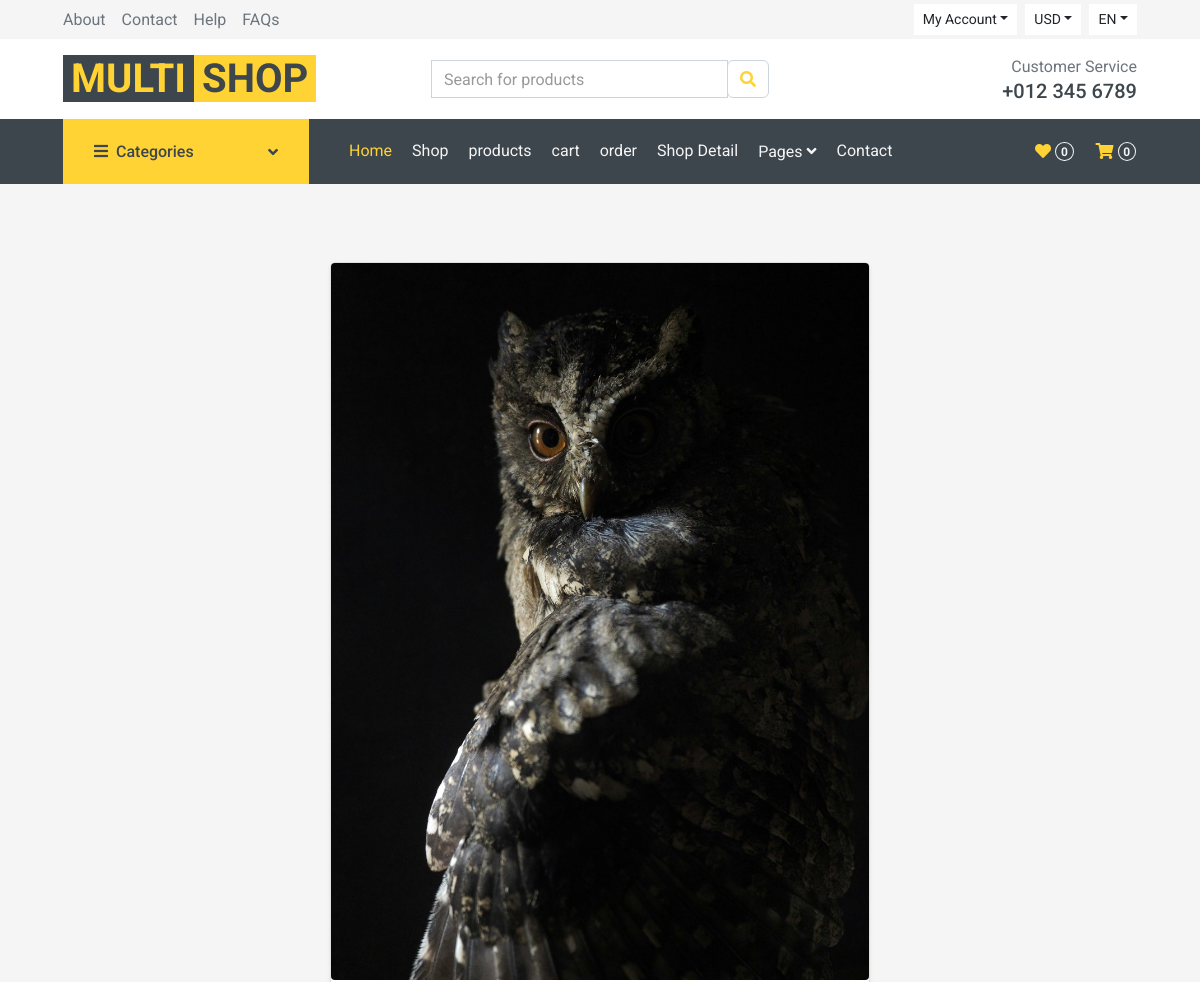
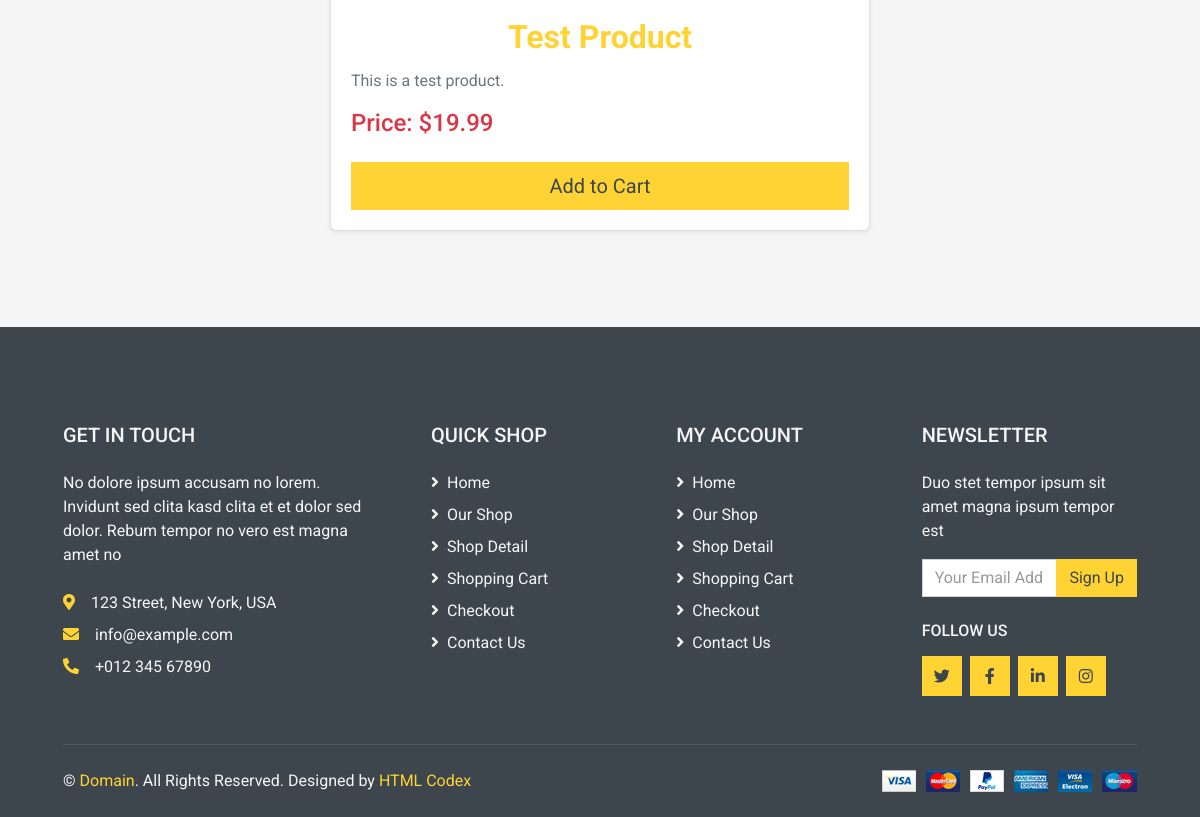
The page /home1/ on the database its author committed (2 pictures, top to bottom).
### products/models.py (models this page shows, shortened)
class Product(models.Model):
    name = models.CharField(max_length=255)
    description = models.TextField()
    price = models.DecimalField(max_digits=10, decimal_places=2)
    stock = models.IntegerField()
    image = models.ImageField(upload_to='products/')
    created_at = models.DateTimeField(auto_now_add=True)
    updated_at = models.DateTimeField(auto_now=True)

### products/views.py (the view)
# urls.py: path('<int:pk>/', views.product_detail, name='product_detail'),
def product_detail(request, pk):
    product = Product.objects.get(pk=pk)
    return render(request, 'products/product_detail.html', {'product': product})

### products/templates/products/product_detail.html (shortened to what this page needs)
{% extends 'base.html' %}
{% block content %}
{% load static %}
<div class="container py-5">
    <div class="row justify-content-center">
        <div class="col-md-6">
            <div class="card shadow-sm">
                <img src="{{ product.image.url }}"  width="200px" height="200px" class="card-img-top img-fluid rounded" alt="{{ product.name }}">
                <div class="card-body">
                    <h2 class="card-title text-center text-primary">{{ product.name }}</h2>
                    <p class="card-text text-muted">{{ product.description }}</p>
                    <p class="h4 text-danger">Price: ${{ product.price }}</p>
                    <div class="d-grid mt-4">
                        <a href="{% url 'add_to_cart' product.id %}" class="btn btn-primary btn-lg">
                             Add to Cart
                        </a>
                    </div>
                </div>
            </div>
        </div>
    </div>
</div>
{% endblock %}

### rows shown on the page
Product: image (picture), name "Test Product", description "This is a test product.", price "19.99"
